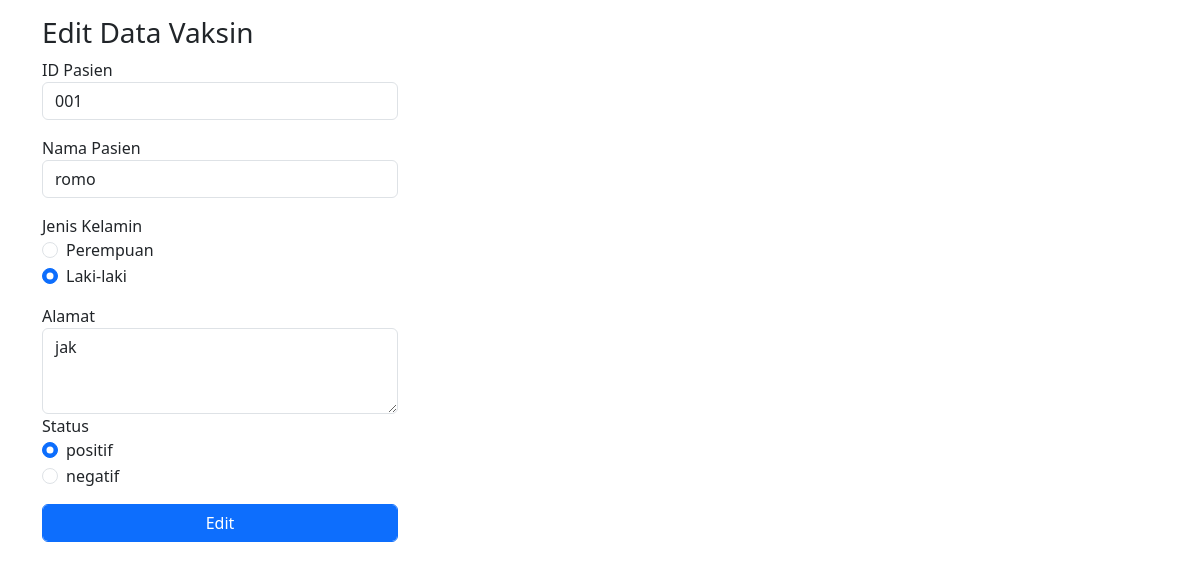
The app's page /editpasien.php?edit=001 with its own data.
### tables this page shows
CREATE TABLE `pasien` (
  `idPasien` varchar(50) NOT NULL,
  `nmPasien` varchar(50) NOT NULL,
  `jk` char(15) NOT NULL,
  `alamat` varchar(255) NOT NULL,
  `status` varchar(11) NOT NULL
);

### editpasien.php (the view, shortened to what this page needs)
<!DOCTYPE html>
<html lang="en">
<head>
    <link rel="stylesheet" href="assets/css/bootstrap.min.css">
</head>
<body>
    <div class="container">
        <div class="row mt-3">
            <div class="col-4">
                <h3>Edit Data Vaksin</h3>
                <?php
include 'koneksi.php';
$panggil = $koneksi->query("SELECT * FROM pasien where idPasien='$_GET[edit]'");
?>
                <?php
while ($row = $panggil->fetch_assoc()) {
?>
                <form action="koneksi.php" method="POST">
                    <div class="form-group">
                        <label for="idPasien">ID Pasien</label>
                        <input type="text" class="form-control mb-3" name="idPasien" value="<?= $row['idPasien'] ?>" readonly>
                    </div>
                    <div class="form-group">
                        <label for="nmPasien">Nama Pasien</label>
                        <input type="text" class="form-control mb-3" name="nmPasien" value="<?= $row['nmPasien'] ?>">
                    </div>
                    <div class="form-group">
                        <label for="jk">Jenis Kelamin</label>
                        <div class="form-check">
                            <input type="radio" class="form-check-input" name="jk" value="perempuan" <?php if (($row['jk']) === "perempuan") {
                                echo "checked";
                            } ?>> Perempuan
                        </div>
                        <div class="form-check">
                            <input type="radio" class="form-check-input" name="jk" value="laki-laki" <?php if (($row['jk']) === "laki-laki") {
                                echo "checked";
                            } ?>> Laki-laki
                        </div>
                        <div class="form-group mt-3">
                            <label for="alamat">Alamat</label>
                            <textarea class="form-control" name="alamat" id="alamat" cols="5" rows="3" placeholder="Alamat"><?= $row['alamat'] ?></textarea>
                        </div>
                        <div class="form-group">
                        <label for="status">Status</label>
                        <div class="form-check">
                            <input type="radio" class="form-check-input" name="status" value="positif" <?php if (($row['status']) === "positif") {
                                echo "checked";
                            } ?>> positif
                        </div>
                        <div class="form-check">
                            <input type="radio" class="form-check-input" name="status" value="negatif" <?php if (($row['status']) === "negatif") {
                                echo "checked";
                            } ?>> negatif
                        </div>
                        <div class="form-group mt-3">
                            <input type="submit" name="edit" value="Edit" class="form-control btn btn-primary">
                        </div>
                    </div>
                </form>
                <?php } ?>
            </div>
        </div>
    </div>
</body>
</html>

### records on screen
pasien: idPasien "001", nmPasien "romo", jk "☑", alamat "jak", status "☑"
